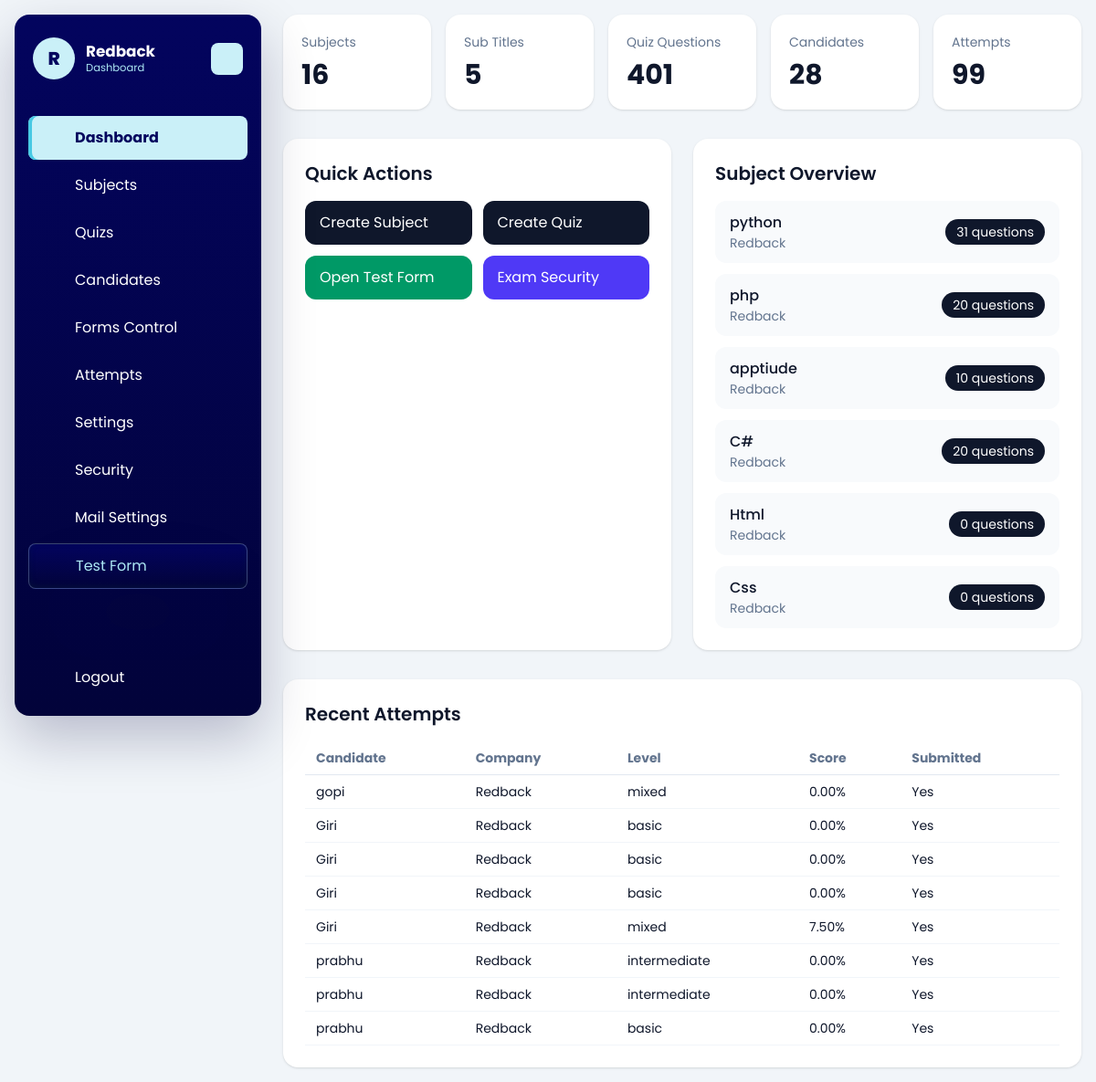
The page /dashboard/ (signed in) on the database its author committed.
### dashboard/models.py (models this page shows, shortened)
class Company(models.Model):
    name = models.CharField(max_length=150)
    image = models.ImageField(upload_to='company/', blank=True, null=True)
    email = models.EmailField(unique=True)
    password = models.CharField(max_length=128)
    is_active = models.BooleanField(default=True)
    test_instructions = models.TextField(
        default=DEFAULT_TEST_INSTRUCTIONS,
        blank=True,
        help_text='Instructions shown to candidates in the online test instructions drawer.',
    )
    allow_full_screen_lock = models.BooleanField(default=False)
    allow_pause_lock = models.BooleanField(default=False)
    allow_tab_switch_guard = models.BooleanField(default=False)
    allow_copy_paste_block = models.BooleanField(default=False)
    allow_right_click_disable = models.BooleanField(default=False)
    full_screen_lock = models.BooleanField(default=False)
    pause_lock = models.BooleanField(default=False)
    tab_switch_guard_enabled = models.BooleanField(default=False)
    copy_paste_block_enabled = models.BooleanField(default=False)
    right_click_disable_enabled = models.BooleanField(default=False)
    max_violation_warnings = models.PositiveIntegerField(default=3)
    exam_control_password = models.CharField(max_length=128, blank=True)
    pass_persantage = models.DecimalField(max_digits=5, decimal_places=2, default=50.00)
    mail_sender_enabled = models.BooleanField(default=False)
    smtp_host = models.CharField(max_length=255, blank=True)
    smtp_port = models.PositiveIntegerField(default=587)
    smtp_username = models.CharField(max_length=255, blank=True)
    smtp_app_key = models.CharField(max_length=255, blank=True)
    smtp_use_tls = models.BooleanField(default=True)
    smtp_from_email = models.EmailField(blank=True)
    created_at = models.DateTimeField(auto_now_add=True)
    updated_at = models.DateTimeField(auto_now=True)
    class Meta:
        ordering = ['name']
        verbose_name_plural = 'Companies'

class TestSubject(models.Model):
    company = models.ForeignKey(Company, on_delete=models.CASCADE, related_name='subjects')
    subject = models.CharField(max_length=150)
    subject_svg = models.TextField(blank=True, null=True)
    created_at = models.DateTimeField(auto_now_add=True)
    class Meta:
        ordering = ['subject']
        unique_together = ('company', 'subject')

### quiz/models.py (models this page shows, shortened)
class CandidateTestAttempt(models.Model):
    SESSION_SINGLE = 'single'
    SESSION_MULTI = 'multi'
    SESSION_CHOICES = [
        (SESSION_SINGLE, 'Single'),
        (SESSION_MULTI, 'Multi'),
    ]
    candidate = models.ForeignKey(Candidate, on_delete=models.CASCADE, related_name='attempts')
    company = models.ForeignKey(Company, on_delete=models.CASCADE, related_name='attempts')
    public_slug = models.CharField(max_length=190, unique=True, blank=True, db_index=True)
    session_type = models.CharField(max_length=10, choices=SESSION_CHOICES)
    level = models.CharField(max_length=20)
    question_count = models.PositiveIntegerField()
    duration_minutes = models.PositiveIntegerField()
    selected_subjects = models.JSONField(default=list, blank=True)
    selected_sub_titles = models.JSONField(default=list, blank=True)
    candidate_details_json = models.JSONField(default=dict, blank=True)
    answers_json = models.JSONField(default=list, blank=True)
    correct_count = models.PositiveIntegerField(default=0)
    wrong_count = models.PositiveIntegerField(default=0)
    percentage = models.DecimalField(max_digits=5, decimal_places=2, default=0)
    started_at = models.DateTimeField(blank=True, null=True)
    submitted_at = models.DateTimeField(blank=True, null=True)
    is_submitted = models.BooleanField(default=False)
    is_paused = models.BooleanField(default=False)
    paused_at = models.DateTimeField(blank=True, null=True)
    total_paused_seconds = models.PositiveIntegerField(default=0)
    full_screen_lock_enabled = models.BooleanField(default=False)
    pause_lock_enabled = models.BooleanField(default=False)
    tab_switch_guard_enabled = models.BooleanField(default=False)
    copy_paste_block_enabled = models.BooleanField(default=False)
    right_click_disable_enabled = models.BooleanField(default=False)
    max_violation_warnings = models.PositiveIntegerField(default=3)
    tab_switch_count = models.PositiveIntegerField(default=0)
    warning_count = models.PositiveIntegerField(default=0)
    last_violation_at = models.DateTimeField(blank=True, null=True)
    violation_log_json = models.JSONField(default=list, blank=True)
    test_link_email_sent_at = models.DateTimeField(blank=True, null=True)
    created_at = models.DateTimeField(auto_now_add=True)
    class Meta:
        ordering = ['-created_at']

class Candidate(models.Model):
    name = models.CharField(max_length=150)
    email = models.EmailField()
    designation_tech = models.CharField(max_length=150)
    created_at = models.DateTimeField(auto_now_add=True)
    class Meta:
        ordering = ['name']

### dashboard/views.py (the view)
# urls.py: path('', views.dashboard_home, name='home'),
@company_login_required
def dashboard_home(request):
    company = request.company
    context = {
        'subject_count': TestSubject.objects.filter(company=company).count(),
        'subtitle_count': SubTitle.objects.filter(test_subject__company=company).count(),
        'quiz_count': Quiz.objects.filter(test_subject__company=company).count(),
        'candidate_count': Candidate.objects.filter(attempts__company=company).distinct().count(),
        'attempt_count': CandidateTestAttempt.objects.filter(company=company).count(),
        'subjects': TestSubject.objects.filter(company=company).select_related('company').annotate(
            quiz_total=Count('quizzes')
        )[:6],
        'recent_attempts': CandidateTestAttempt.objects.filter(company=company).select_related(
            'candidate', 'company'
        )[:8],
        'company': company,
    }
    return render(request, 'dashboard/home.html', context)

### templates/dashboard/home.html (shortened to what this page needs)
{% extends "base.html" %}
{% block content %}
{% include 'dashboard/header.html' %}
<div id="dashboard-page-content">
<section class="grid gap-4 md:grid-cols-5">
    <div class="rounded-2xl bg-white p-5 shadow-sm">
        <p class="text-sm text-slate-500">Subjects</p>
        <p class="mt-2 text-3xl font-bold">{{ subject_count }}</p>
    </div>
    <div class="rounded-2xl bg-white p-5 shadow-sm">
        <p class="text-sm text-slate-500">Sub Titles</p>
        <p class="mt-2 text-3xl font-bold">{{ subtitle_count }}</p>
    </div>
    <div class="rounded-2xl bg-white p-5 shadow-sm">
        <p class="text-sm text-slate-500">Quiz Questions</p>
        <p class="mt-2 text-3xl font-bold">{{ quiz_count }}</p>
    </div>
    <div class="rounded-2xl bg-white p-5 shadow-sm">
        <p class="text-sm text-slate-500">Candidates</p>
        <p class="mt-2 text-3xl font-bold">{{ candidate_count }}</p>
    </div>
    <div class="rounded-2xl bg-white p-5 shadow-sm">
        <p class="text-sm text-slate-500">Attempts</p>
        <p class="mt-2 text-3xl font-bold">{{ attempt_count }}</p>
    </div>
</section>
<section class="mt-8 grid gap-6 lg:grid-cols-2">
    <div class="rounded-2xl bg-white p-6 shadow-sm">
        <div class="mb-4 flex items-center justify-between">
            <h2 class="text-xl font-semibold">Quick Actions</h2>
        </div>
        <div class="grid gap-3 sm:grid-cols-2">
            <a href="{% url 'dashboard:subject_create' %}" class="rounded-xl bg-slate-900 px-4 py-3 text-white">Create Subject</a>
            <a href="{% url 'dashboard:quiz_create' %}" class="rounded-xl bg-slate-900 px-4 py-3 text-white">Create Quiz</a>
            <a href="{% url 'quiz:start' %}" class="rounded-xl bg-emerald-600 px-4 py-3 text-white">Open Test Form</a>
            <a href="{% url 'dashboard:company_settings' %}" class="rounded-xl bg-indigo-600 px-4 py-3 text-white">Exam Security</a>
        </div>
    </div>
    <div class="rounded-2xl bg-white p-6 shadow-sm">
        <h2 class="text-xl font-semibold">Subject Overview</h2>
        <div class="mt-4 space-y-3">
            {% for subject in subjects %}
                <div class="flex items-center justify-between rounded-xl bg-slate-50 px-4 py-3">
                    <div>
                        <p class="font-medium">{{ subject.subject }}</p>
                        <p class="text-sm text-slate-500">{{ subject.company.name }}</p>
                    </div>
                    <span class="rounded-full bg-slate-900 px-3 py-1 text-sm text-white">{{ subject.quiz_total }} questions</span>
                </div>
            {% empty %}
                <p class="text-slate-500">No subjects created yet.</p>
            {% endfor %}
        </div>
    </div>
</section>
<section class="mt-8 rounded-2xl bg-white p-6 shadow-sm">
    <h2 class="text-xl font-semibold">Recent Attempts</h2>
    <div class="mt-4 overflow-x-auto">
        <table class="min-w-full text-left text-sm">
            <thead class="border-b border-slate-200 text-slate-500">
                <tr>
                    <th class="px-3 py-2">Candidate</th>
                    <th class="px-3 py-2">Company</th>
                    <th class="px-3 py-2">Level</th>
                    <th class="px-3 py-2">Score</th>
                    <th class="px-3 py-2">Submitted</th>
                </tr>
            </thead>
            <tbody>
                {% for attempt in recent_attempts %}
                    <tr class="border-b border-slate-100">
                        <td class="px-3 py-2">{{ attempt.candidate.name }}</td>
                        <td class="px-3 py-2">{{ attempt.company.name }}</td>
                        <td class="px-3 py-2">{{ attempt.level }}</td>
                        <td class="px-3 py-2">{{ attempt.percentage }}%</td>
                        <td class="px-3 py-2">{{ attempt.is_submitted|yesno:"Yes,No" }}</td>
                    </tr>
                {% empty %}
                    <tr>
                        <td colspan="5" class="px-3 py-6 text-center text-slate-500">No test attempts yet.</td>
                    </tr>
                {% endfor %}
            </tbody>
        </table>
    </div>
</section>
</div>
{% endblock %}

### templates/dashboard/header.html (shortened to what this page needs)
<aside class="dashboard-sidebar" data-dashboard-sidebar>
    <header class="dashboard-sidebar-header">
        <a href="/" class="dashboard-brand">
            <span class="dashboard-brand-mark">{{ request.company.name|default:"Company"|slice:":1"|upper }}</span>
            <span class="dashboard-brand-text">
                <strong>{{ request.company.name|default:"Company" }}</strong>
                <span>Dashboard</span>
            </span>
        </a>
        <button class="dashboard-toggler dashboard-sidebar-toggler" type="button" aria-label="Toggle sidebar">
        </button>
    </header>
    <nav class="dashboard-sidebar-nav"
        aria-label="Dashboard navigation"
        hx-boost="true"
        hx-target="#dashboard-page-content"
        hx-select="#dashboard-page-content"
        hx-push-url="true">
        <ul class="dashboard-nav-list dashboard-primary-nav">
            {% if request.session.company_id %}
                <li class="dashboard-nav-item">
                    <a href="/dashboard/" class="dashboard-nav-link" data-dashboard-nav-link data-nav-exact>
                        <span class="dashboard-nav-label">Dashboard</span>
                    </a>
                </li>
                <li class="dashboard-nav-item">
                    <a href="/dashboard/subjects/" class="dashboard-nav-link" data-dashboard-nav-link>
                        <span class="dashboard-nav-label">Subjects</span>
                    </a>
                </li>
                <li class="dashboard-nav-item">
                    <a href="/dashboard/quizzes/" class="dashboard-nav-link" data-dashboard-nav-link>
                        <span class="dashboard-nav-label">Quizs</span>
                    </a>
                </li>
                <li class="dashboard-nav-item">
                    <a href="/dashboard/candidates/" class="dashboard-nav-link" data-dashboard-nav-link>
                        <span class="dashboard-nav-label">Candidates</span>
                    </a>
                </li>
                <li class="dashboard-nav-item">
                    <a href="/dashboard/forms-control/" class="dashboard-nav-link" data-dashboard-nav-link>
                        <span class="dashboard-nav-label">Forms Control</span>
                    </a>
                </li>
                <li class="dashboard-nav-item">
                    <a href="/dashboard/attempts/" class="dashboard-nav-link" data-dashboard-nav-link>
                        <span class="dashboard-nav-label">Attempts</span>
                    </a>
                </li>
                <li class="dashboard-nav-item">
                    <a href="/dashboard/settings/" class="dashboard-nav-link" data-dashboard-nav-link>
                        <span class="dashboard-nav-label">Settings</span>
                    </a>
                </li>
                <li class="dashboard-nav-item">
                    <a href="/dashboard/settings/security/" class="dashboard-nav-link" data-dashboard-nav-link>
                        <span class="dashboard-nav-label">Security</span>
                    </a>
                </li>
                <li class="dashboard-nav-item">
                    <a href="/dashboard/settings/mail/" class="dashboard-nav-link" data-dashboard-nav-link>
                        <span class="dashboard-nav-label">Mail Settings</span>
                    </a>
                </li>
                <li class="dashboard-nav-item">
                    <a href="/quiz/start/" class="dashboard-nav-link is-accent" data-dashboard-nav-link hx-boost="false">
                        <span class="dashboard-nav-label">Test Form</span>
                    </a>
                </li>
            {% endif %}
        </ul>
        {% if request.session.company_id %}
            <ul class="dashboard-nav-list dashboard-secondary-nav">
                <li class="dashboard-nav-item">
                    <a href="/dashboard/logout/" class="dashboard-nav-link is-danger">
                        <span class="dashboard-nav-label">Logout</span>
                    </a>
                </li>
            </ul>
        {% endif %}
    </nav>
</aside>

### rows shown on the page
Company: company.name "R", company.name "Redback"
TestSubject: subject "python", company.name "Redback", quiz_total "31"
TestSubject: subject "php", company.name "Redback", quiz_total "20"
TestSubject: subject "apptiude", company.name "Redback", quiz_total "10"
TestSubject: subject "C#", company.name "Redback", quiz_total "20"
TestSubject: subject "Html", company.name "Redback", quiz_total "0"
TestSubject: subject "Css", company.name "Redback", quiz_total "0"
CandidateTestAttempt: candidate.name "gopi", company.name "Redback", level "mixed", percentage "0.00", is_submitted "Yes"
CandidateTestAttempt: candidate.name "Giri", company.name "Redback", level "basic", percentage "0.00", is_submitted "Yes"
CandidateTestAttempt: candidate.name "Giri", company.name "Redback", level "basic", percentage "0.00", is_submitted "Yes"
CandidateTestAttempt: candidate.name "Giri", company.name "Redback", level "basic", percentage "0.00", is_submitted "Yes"
CandidateTestAttempt: candidate.name "Giri", company.name "Redback", level "mixed", percentage "7.50", is_submitted "Yes"
CandidateTestAttempt: candidate.name "prabhu", company.name "Redback", level "intermediate", percentage "0.00", is_submitted "Yes"
CandidateTestAttempt: candidate.name "prabhu", company.name "Redback", level "intermediate", percentage "0.00", is_submitted "Yes"
CandidateTestAttempt: candidate.name "prabhu", company.name "Redback", level "basic", percentage "0.00", is_submitted "Yes"

### other values the page prints
{{ subject_count }} "16"
{{ subtitle_count }} "5"
{{ quiz_count }} "401"
{{ candidate_count }} "28"
{{ attempt_count }} "99"
